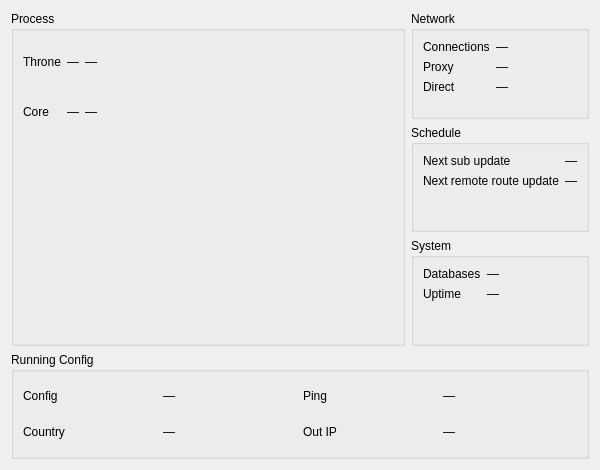
<?xml version="1.0" encoding="UTF-8"?>
<ui version="4.0">
 <class>DialogRuntimeStats</class>
 <widget class="QDialog" name="DialogRuntimeStats">
  <property name="geometry">
   <rect>
    <x>0</x>
    <y>0</y>
    <width>600</width>
    <height>470</height>
   </rect>
  </property>
  <property name="windowTitle">
   <string>Runtime Statistics</string>
  </property>
  <layout class="QGridLayout" name="rootGrid">
   <item row="0" column="0" rowspan="3">
    <widget class="QGroupBox" name="groupProcess">
     <property name="title">
      <string>Process</string>
     </property>
     <layout class="QVBoxLayout" name="processLayout">
      <item>
       <layout class="QGridLayout" name="tableGrid">
        <item row="0" column="0">
         <widget class="QLabel" name="labelThroneName">
          <property name="text">
           <string>Throne</string>
          </property>
         </widget>
        </item>
        <item row="0" column="1">
         <widget class="QLabel" name="vThroneCpu">
          <property name="text">
           <string>—</string>
          </property>
          <property name="alignment">
           <set>Qt::AlignmentFlag::AlignRight|Qt::AlignmentFlag::AlignTrailing|Qt::AlignmentFlag::AlignVCenter</set>
          </property>
         </widget>
        </item>
        <item row="0" column="2">
         <widget class="QLabel" name="vThroneRam">
          <property name="text">
           <string>—</string>
          </property>
          <property name="alignment">
           <set>Qt::AlignmentFlag::AlignRight|Qt::AlignmentFlag::AlignTrailing|Qt::AlignmentFlag::AlignVCenter</set>
          </property>
         </widget>
        </item>
        <item row="1" column="0">
         <widget class="QLabel" name="labelCoreName">
          <property name="text">
           <string>Core</string>
          </property>
         </widget>
        </item>
        <item row="1" column="1">
         <widget class="QLabel" name="vCoreCpu">
          <property name="text">
           <string>—</string>
          </property>
          <property name="alignment">
           <set>Qt::AlignmentFlag::AlignRight|Qt::AlignmentFlag::AlignTrailing|Qt::AlignmentFlag::AlignVCenter</set>
          </property>
         </widget>
        </item>
        <item row="1" column="2">
         <widget class="QLabel" name="vCoreRam">
          <property name="text">
           <string>—</string>
          </property>
          <property name="alignment">
           <set>Qt::AlignmentFlag::AlignRight|Qt::AlignmentFlag::AlignTrailing|Qt::AlignmentFlag::AlignVCenter</set>
          </property>
         </widget>
        </item>
        <item row="0" column="3" rowspan="2">
         <spacer name="tableSpacer">
          <property name="orientation">
           <enum>Qt::Orientation::Horizontal</enum>
          </property>
          <property name="sizeHint" stdset="0">
           <size>
            <width>12</width>
            <height>0</height>
           </size>
          </property>
         </spacer>
        </item>
       </layout>
      </item>
      <item>
       <widget class="MiniChartWidget" name="cpuChart" native="true"/>
      </item>
      <item>
       <widget class="MiniChartWidget" name="ramChart" native="true"/>
      </item>
     </layout>
    </widget>
   </item>
   <item row="0" column="1">
    <widget class="QGroupBox" name="groupNetwork">
     <property name="title">
      <string>Network</string>
     </property>
     <layout class="QFormLayout" name="formNetwork">
      <item row="0" column="0">
       <widget class="QLabel" name="labelConns">
        <property name="text">
         <string>Connections</string>
        </property>
       </widget>
      </item>
      <item row="0" column="1">
       <widget class="QLabel" name="vConns">
        <property name="text">
         <string>—</string>
        </property>
       </widget>
      </item>
      <item row="1" column="0">
       <widget class="QLabel" name="labelSpeedProxy">
        <property name="text">
         <string>Proxy</string>
        </property>
       </widget>
      </item>
      <item row="1" column="1">
       <widget class="QLabel" name="vSpeedProxy">
        <property name="text">
         <string>—</string>
        </property>
       </widget>
      </item>
      <item row="2" column="0">
       <widget class="QLabel" name="labelSpeedDirect">
        <property name="text">
         <string>Direct</string>
        </property>
       </widget>
      </item>
      <item row="2" column="1">
       <widget class="QLabel" name="vSpeedDirect">
        <property name="text">
         <string>—</string>
        </property>
       </widget>
      </item>
     </layout>
    </widget>
   </item>
   <item row="1" column="1">
    <widget class="QGroupBox" name="groupSchedule">
     <property name="title">
      <string>Schedule</string>
     </property>
     <layout class="QFormLayout" name="formSchedule">
      <item row="0" column="0">
       <widget class="QLabel" name="labelSubUpdate">
        <property name="text">
         <string>Next sub update</string>
        </property>
       </widget>
      </item>
      <item row="0" column="1">
       <widget class="QLabel" name="vSubUpdate">
        <property name="text">
         <string>—</string>
        </property>
       </widget>
      </item>
      <item row="1" column="0">
       <widget class="QLabel" name="labelRouteUpdate">
        <property name="text">
         <string>Next remote route update</string>
        </property>
       </widget>
      </item>
      <item row="1" column="1">
       <widget class="QLabel" name="vRouteUpdate">
        <property name="text">
         <string>—</string>
        </property>
       </widget>
      </item>
     </layout>
    </widget>
   </item>
   <item row="2" column="1">
    <widget class="QGroupBox" name="groupSystem">
     <property name="title">
      <string>System</string>
     </property>
     <layout class="QFormLayout" name="formSystem">
      <item row="0" column="0">
       <widget class="QLabel" name="labelDbSize">
        <property name="text">
         <string>Databases</string>
        </property>
       </widget>
      </item>
      <item row="0" column="1">
       <widget class="QLabel" name="vDbSize">
        <property name="text">
         <string>—</string>
        </property>
       </widget>
      </item>
      <item row="1" column="0">
       <widget class="QLabel" name="labelUptime">
        <property name="text">
         <string>Uptime</string>
        </property>
       </widget>
      </item>
      <item row="1" column="1">
       <widget class="QLabel" name="vUptime">
        <property name="text">
         <string>—</string>
        </property>
       </widget>
      </item>
     </layout>
    </widget>
   </item>
   <item row="3" column="0" colspan="2">
    <widget class="QGroupBox" name="groupRunning">
     <property name="title">
      <string>Running Config</string>
     </property>
     <layout class="QGridLayout" name="formRunning">
      <item row="3" column="1">
       <widget class="QLabel" name="vCountry">
        <property name="text">
         <string>—</string>
        </property>
       </widget>
      </item>
      <item row="3" column="0">
       <widget class="QLabel" name="labelCountry">
        <property name="text">
         <string>Country</string>
        </property>
       </widget>
      </item>
      <item row="2" column="1">
       <widget class="QLabel" name="vCfgName">
        <property name="text">
         <string>—</string>
        </property>
       </widget>
      </item>
      <item row="2" column="0">
       <widget class="QLabel" name="labelCfgName">
        <property name="text">
         <string>Config</string>
        </property>
       </widget>
      </item>
      <item row="3" column="2">
       <widget class="QLabel" name="labelOutIp">
        <property name="text">
         <string>Out IP</string>
        </property>
       </widget>
      </item>
      <item row="3" column="3">
       <widget class="QLabel" name="vOutIp">
        <property name="text">
         <string>—</string>
        </property>
        <property name="textInteractionFlags">
         <set>Qt::TextInteractionFlag::TextSelectableByMouse</set>
        </property>
       </widget>
      </item>
      <item row="2" column="3">
       <widget class="QLabel" name="vPing">
        <property name="text">
         <string>—</string>
        </property>
       </widget>
      </item>
      <item row="2" column="2">
       <widget class="QLabel" name="labelPing">
        <property name="text">
         <string>Ping</string>
        </property>
       </widget>
      </item>
     </layout>
    </widget>
   </item>
  </layout>
 </widget>
 <customwidgets>
  <customwidget>
   <class>MiniChartWidget</class>
   <extends>QWidget</extends>
   <header>include/ui/stats/MiniChartWidget.h</header>
   <container>1</container>
  </customwidget>
 </customwidgets>
 <resources/>
 <connections/>
</ui>
